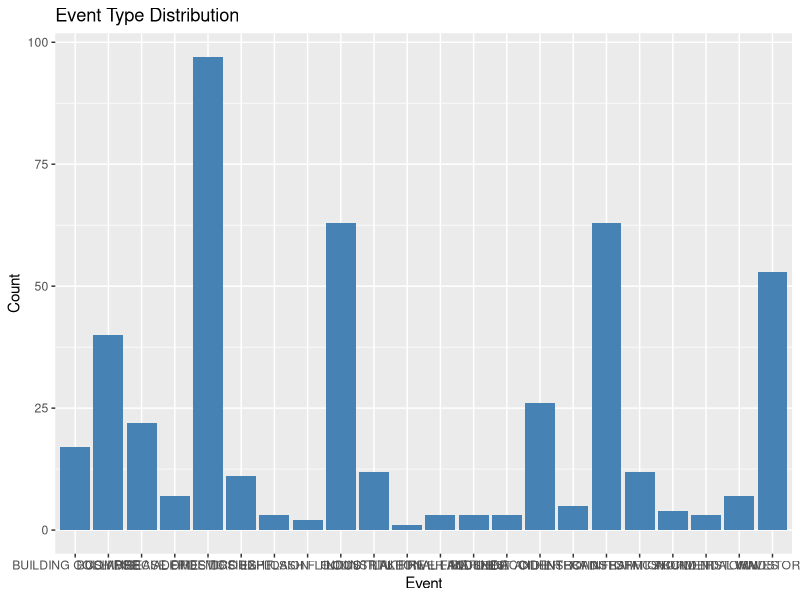
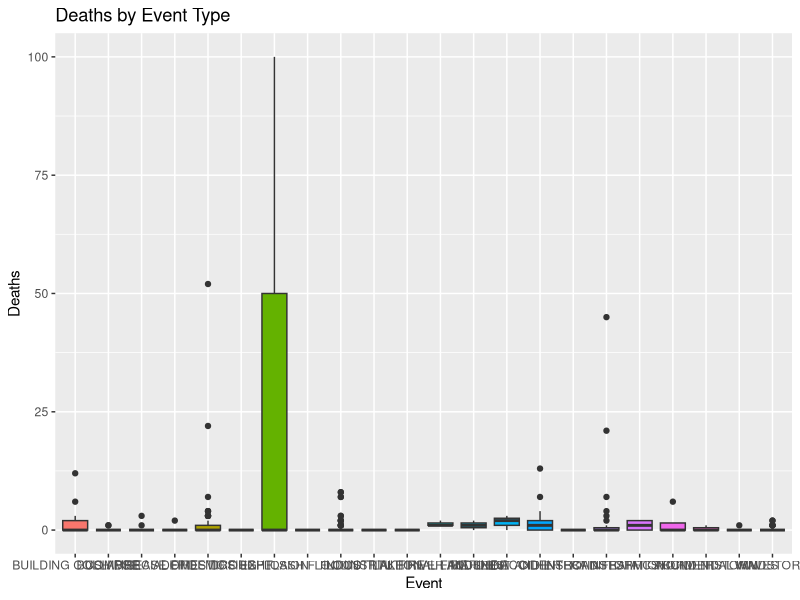
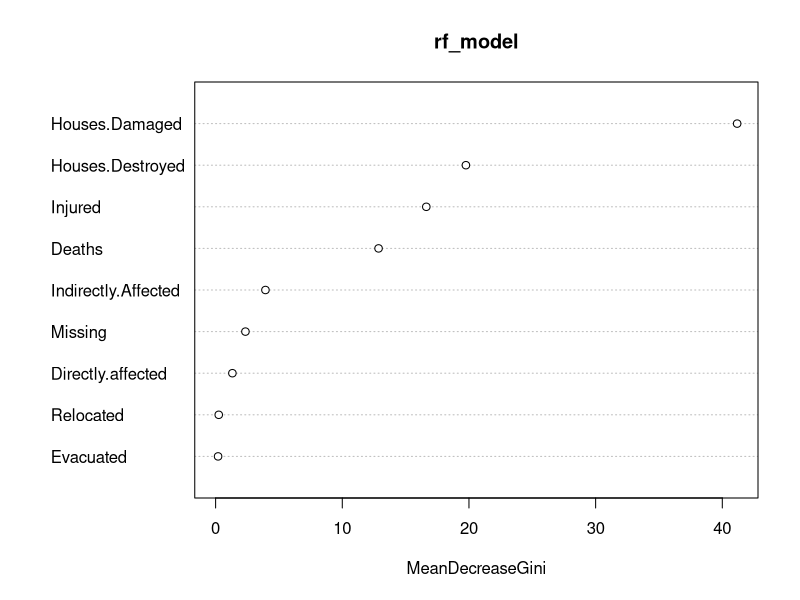
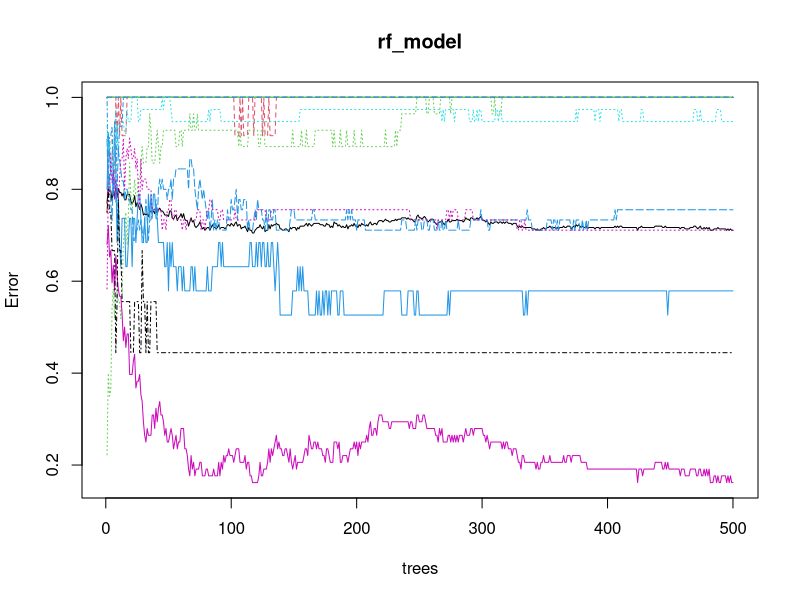

R code for these plots, in order:
install.packages("tidyverse")
install.packages("caret")
install.packages("datasets")
install.packages("readxl")
install.packages("rpart")
install.packages("rpart.plot")
install.packages("randomForest")
install.packages("xgboost")
install.packages("ggpubr")

  # 加载必要的 R 包
library(tidyverse)
library(readr)

# 读取数据
data <- read.csv("Ghana_data.csv")

# 查看数据前几行
head(data)

# 查看数据摘要
summary(data)


  # 检查缺失值
  sum(is.na(data)) # 返回数据集中缺失值总数

# 检查每列是否有缺失值
colSums(is.na(data))


  # 将 `Event` 转换为因子
  data$Event <- as.factor(data$Event)

# 查看因子的类别
levels(data$Event)


  # 统计不同事件的数量
  table(data$Event)

# 各数值变量的摘要统计
summary(data[, c("Deaths", "Injured", "Missing", "Houses.Destroyed", "Houses.Damaged")])


  library(ggplot2)

# 绘制事件类型的分布
ggplot(data, aes(x = Event)) +
  geom_bar(fill = "steelblue") +
  labs(title = "Event Type Distribution", x = "Event", y = "Count")

# 绘制不同事件的死亡人数分布箱线图
ggplot(data, aes(x = Event, y = Deaths, fill = Event)) +
  geom_boxplot() +
  labs(title = "Deaths by Event Type", x = "Event", y = "Deaths") +
  theme(legend.position = "none")


  # 加载机器学习相关包
  library(caret)

# 划分训练集和测试集
set.seed(123)
train_indices <- createDataPartition(data$Event, p = 0.7, list = FALSE)
trainset <- data[train_indices, ]
testset <- data[-train_indices, ]


  library(randomForest)

# 构建随机森林模型
set.seed(123)
rf_model <- randomForest(Event ~ Deaths + Injured + Missing + Houses.Destroyed +
                           Houses.Damaged + Directly.affected + Indirectly.Affected +
                           Relocated + Evacuated, data = trainset, ntree = 500)

# 查看模型
print(rf_model)

# 变量重要性
varImpPlot(rf_model)


  # 预测
  predictions <- predict(rf_model, newdata = testset)

# 混淆矩阵
confusionMatrix(predictions, testset$Event)


  # 绘制误差率收敛图
  plot(rf_model)

# 查看重要变量的数值
importance(rf_model)

